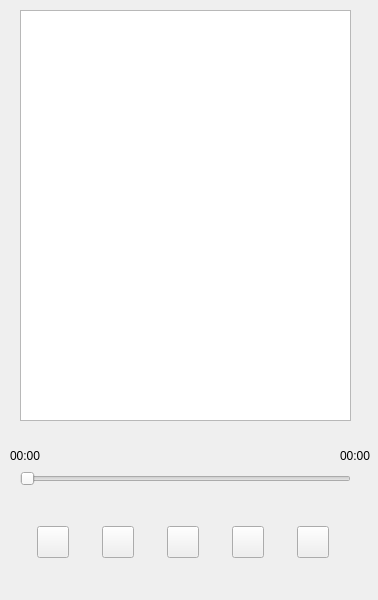
<?xml version="1.0" encoding="UTF-8"?>
<ui version="4.0">
 <class>Widget</class>
 <widget class="QWidget" name="Widget">
  <property name="geometry">
   <rect>
    <x>0</x>
    <y>0</y>
    <width>378</width>
    <height>600</height>
   </rect>
  </property>
  <property name="windowTitle">
   <string>Widget</string>
  </property>
  <property name="styleSheet">
   <string notr="true">*{
	bord er:none
}

QPushButton:hover
{
	
	
	background-color: rgb(255, 73, 12);
}</string>
  </property>
  <widget class="QWidget" name="widget" native="true">
   <property name="geometry">
    <rect>
     <x>10</x>
     <y>510</y>
     <width>351</width>
     <height>64</height>
    </rect>
   </property>
   <property name="minimumSize">
    <size>
     <width>0</width>
     <height>64</height>
    </size>
   </property>
   <property name="maximumSize">
    <size>
     <width>16777215</width>
     <height>64</height>
    </size>
   </property>
   <layout class="QHBoxLayout" name="horizontalLayout">
    <item>
     <widget class="QPushButton" name="pushButton">
      <property name="minimumSize">
       <size>
        <width>32</width>
        <height>32</height>
       </size>
      </property>
      <property name="maximumSize">
       <size>
        <width>32</width>
        <height>32</height>
       </size>
      </property>
      <property name="text">
       <string/>
      </property>
     </widget>
    </item>
    <item>
     <widget class="QPushButton" name="pushButton_2">
      <property name="minimumSize">
       <size>
        <width>32</width>
        <height>32</height>
       </size>
      </property>
      <property name="maximumSize">
       <size>
        <width>32</width>
        <height>32</height>
       </size>
      </property>
      <property name="text">
       <string/>
      </property>
     </widget>
    </item>
    <item>
     <widget class="QPushButton" name="pushButton_3">
      <property name="minimumSize">
       <size>
        <width>32</width>
        <height>32</height>
       </size>
      </property>
      <property name="maximumSize">
       <size>
        <width>32</width>
        <height>32</height>
       </size>
      </property>
      <property name="text">
       <string/>
      </property>
     </widget>
    </item>
    <item>
     <widget class="QPushButton" name="pushButton_4">
      <property name="minimumSize">
       <size>
        <width>32</width>
        <height>32</height>
       </size>
      </property>
      <property name="maximumSize">
       <size>
        <width>32</width>
        <height>32</height>
       </size>
      </property>
      <property name="text">
       <string/>
      </property>
     </widget>
    </item>
    <item>
     <widget class="QPushButton" name="pushButton_5">
      <property name="minimumSize">
       <size>
        <width>32</width>
        <height>32</height>
       </size>
      </property>
      <property name="maximumSize">
       <size>
        <width>32</width>
        <height>32</height>
       </size>
      </property>
      <property name="text">
       <string/>
      </property>
     </widget>
    </item>
   </layout>
  </widget>
  <widget class="QListWidget" name="listWidget">
   <property name="geometry">
    <rect>
     <x>20</x>
     <y>10</y>
     <width>331</width>
     <height>411</height>
    </rect>
   </property>
  </widget>
  <widget class="QSlider" name="playCourseSlider">
   <property name="geometry">
    <rect>
     <x>20</x>
     <y>470</y>
     <width>331</width>
     <height>18</height>
    </rect>
   </property>
   <property name="orientation">
    <enum>Qt::Horizontal</enum>
   </property>
  </widget>
  <widget class="QWidget" name="layoutWidget">
   <property name="geometry">
    <rect>
     <x>10</x>
     <y>440</y>
     <width>361</width>
     <height>31</height>
    </rect>
   </property>
   <layout class="QHBoxLayout" name="horizontalLayout_4">
    <item>
     <layout class="QHBoxLayout" name="horizontalLayout_3">
      <item>
       <layout class="QHBoxLayout" name="horizontalLayout_2">
        <item>
         <widget class="QLabel" name="curLabel">
          <property name="text">
           <string>00:00</string>
          </property>
         </widget>
        </item>
        <item>
         <spacer name="horizontalSpacer">
          <property name="orientation">
           <enum>Qt::Horizontal</enum>
          </property>
          <property name="sizeHint" stdset="0">
           <size>
            <width>40</width>
            <height>20</height>
           </size>
          </property>
         </spacer>
        </item>
       </layout>
      </item>
     </layout>
    </item>
    <item>
     <widget class="QLabel" name="totalLabel">
      <property name="text">
       <string>00:00</string>
      </property>
     </widget>
    </item>
   </layout>
  </widget>
 </widget>
 <resources/>
 <connections/>
</ui>
